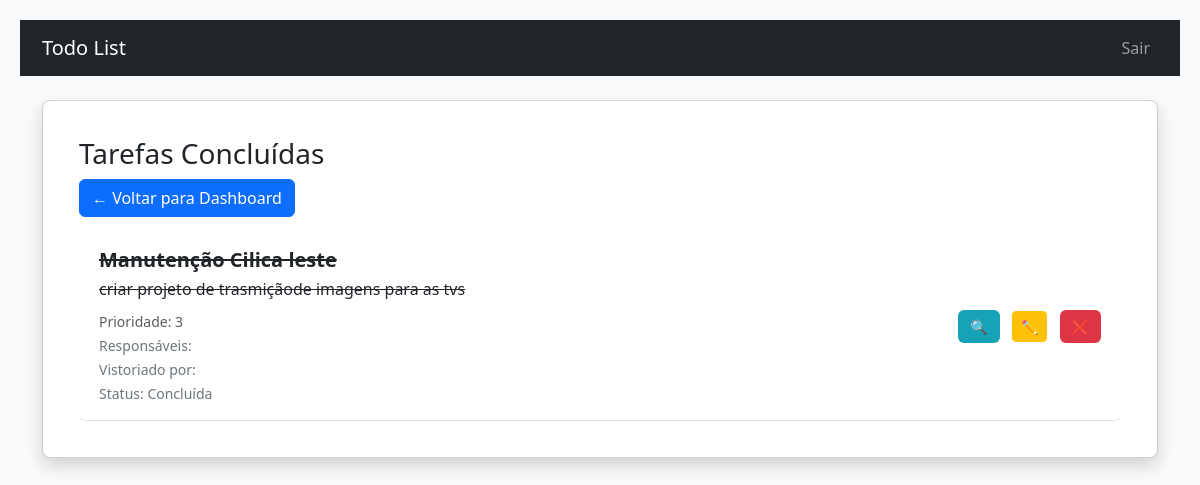
The page /completed_tasks.php (signed in) on the database its author committed.
### tables this page shows
CREATE TABLE "tasks" (
            id INTEGER PRIMARY KEY AUTOINCREMENT,
            user_id INTEGER NOT NULL,
            title TEXT NOT NULL,
            description TEXT,
            priority INTEGER DEFAULT 1,
            status INTEGER DEFAULT 0,
            due_date DATETIME,
            completion_notes TEXT,
            created_at DATETIME DEFAULT CURRENT_TIMESTAMP
        , start_time DATETIME, end_time DATETIME, responsaveis_execucao TEXT, vistoriado_por TEXT, visita_solicitada_por TEXT);

### completed_tasks.php (the view, shortened to what this page needs)
<?php
$db = Database::getInstance()->getConnection();
$user_id = $_SESSION['user_id'];
$result = $db->query("
    SELECT * FROM tasks
    WHERE user_id = $user_id AND status = 2
    ORDER BY due_date DESC
");
$completedTasksList = [];
while ($row = $result->fetchArray(SQLITE3_ASSOC)) {
    $completedTasksList[] = $row;
}
require_once 'includes/header.php';
?>
<div class="card shadow">
    <div class="card-body">
        <h3>Tarefas Concluídas</h3>
        <a href="dashboard.php" class="btn btn-primary mb-3">← Voltar para Dashboard</a>
        <div class="list-group">
            <?php if (count($completedTasksList) === 0): ?>
                <p>Nenhuma tarefa concluída.</p>
            <?php else: ?>
                <?php foreach ($completedTasksList as $task): ?>
                    <div class="list-group-item d-flex justify-content-between align-items-center">
                        <div>
                            <h5 style="text-decoration: line-through;">
                                <?php echo htmlspecialchars($task['title']); ?>
                            </h5>
                            <p style="text-decoration: line-through;"><?php echo htmlspecialchars($task['description']); ?></p>
                            <small class="text-muted">Prioridade: <?php echo $task['priority']; ?></small>
                            <br>
                            <small>Responsáveis: <?php echo htmlspecialchars($task['responsaveis_execucao'] ?? ''); ?></small>
                            <br>
                            <small>Vistoriado por: <?php echo htmlspecialchars($task['vistoriado_por'] ?? ''); ?></small>
                            <br>
                            <small>Status: Concluída</small>
                        </div>
                        <div>
                            <a href="task_detail.php?id=<?php echo $task['id']; ?>" class="btn btn-info btn-sm me-2" title="Ver detalhes">🔍</a>
                            <a href="edit_task.php?id=<?php echo $task['id']; ?>" class="btn btn-warning btn-sm me-2" title="Editar tarefa">✏️</a>
                            <a href="?delete=<?php echo $task['id']; ?>" class="btn btn-danger btn-sm">❌</a>
                        </div>
                    </div>
                <?php endforeach; ?>
            <?php endif; ?>
        </div>
    </div>
</div>
<?php require_once 'includes/footer.php'; ?>

### assets/styles.css (style rules this page uses)
body { font-family: 'Segoe UI', Tahoma, Geneva, Verdana, sans-serif; background-color: #f8f9fa; margin: 0; padding: 20px; color: #343a40; }
.card { background-color: #ffffff; border-radius: 8px; box-shadow: 0 4px 12px rgba(0, 0, 0, 0.1); padding: 20px; margin-bottom: 20px; }
.btn-danger { background-color: #dc3545; border: none; border-radius: 6px; padding: 6px 12px; font-weight: 600; transition: background-color 0.3s ease; }
.btn-info { background-color: #17a2b8; border: none; border-radius: 6px; padding: 6px 12px; font-weight: 600; transition: background-color 0.3s ease; }
.list-group-item { border: none; border-bottom: 1px solid #dee2e6; padding: 15px 20px; transition: background-color 0.3s ease; }
h5 { font-weight: 700; margin-bottom: 5px; }
p { margin-bottom: 8px; }
small { font-size: 0.875rem; color: #6c757d; }

### rows shown on the page
tasks: title "Manutenção Cilica leste", description "criar projeto de trasmiçãode imagens para as tvs", priority "3"
